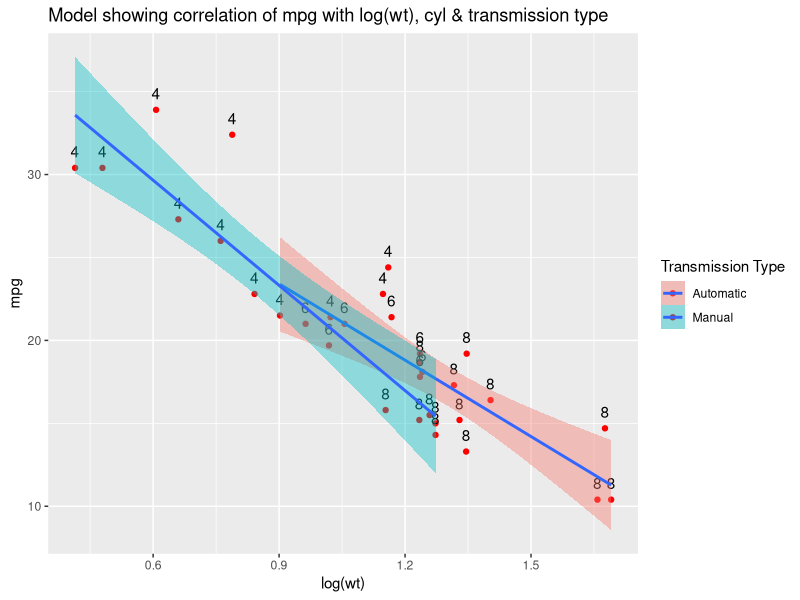
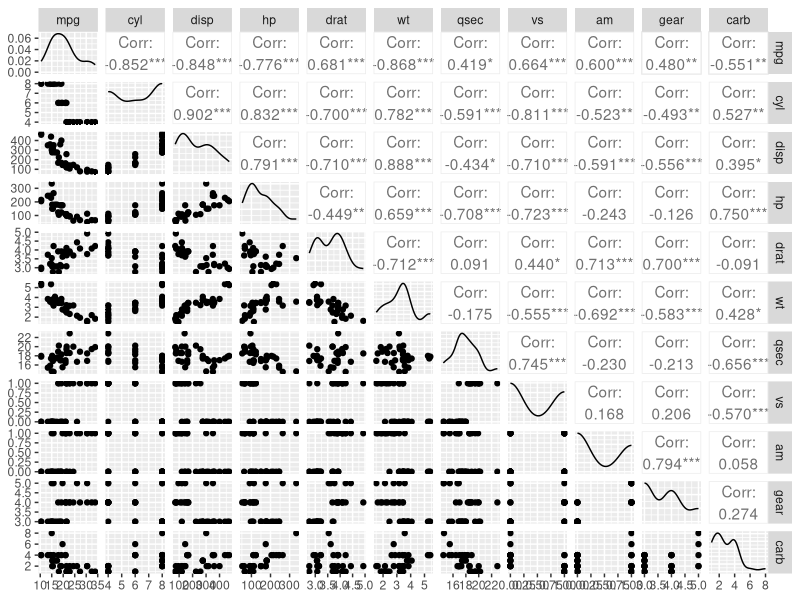
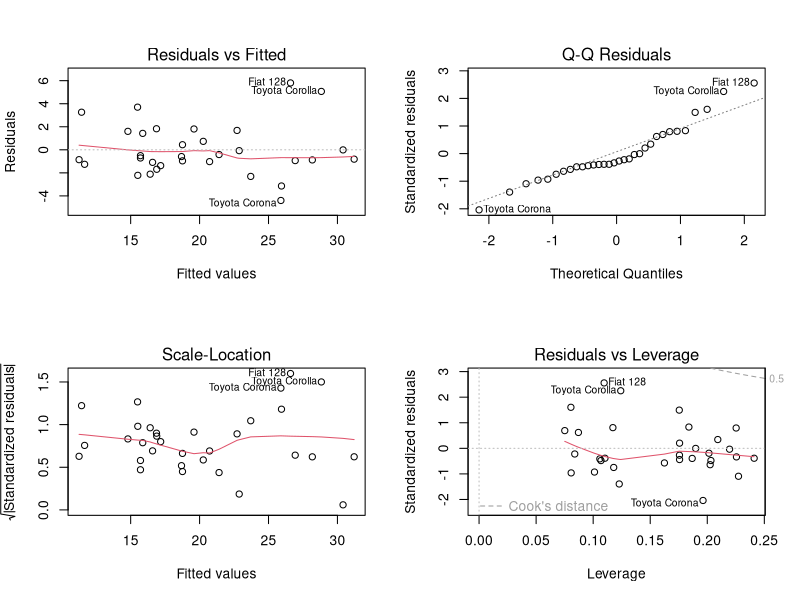

Recreate these plots in R, in order.
## ---- chunk 1
knitr::opts_chunk$set(echo = TRUE)
## ---- chunk 2
fit1<-lm(mpg~wt,data=mtcars)
fit2<-lm(mpg~wt+factor(am),data=mtcars)
fit3<-lm(mpg~wt+factor(cyl),data=mtcars)
fit4<-lm(mpg~wt+factor(am)+factor(cyl),data=mtcars)
fit5<-lm(mpg~I(log(wt))+factor(am)+factor(cyl),data=mtcars)
anova(fit1,fit2,fit3,fit4,fit5)
## ---- chunk 3
summary(fit5)$coef; confint(fit5)
## ---- chunk 4
library(ggplot2)
g<-ggplot(data=mtcars,aes(y=mpg,x=log(wt),fill=factor(am)))
g<-g+geom_point(col="red")
# g<-g+facet_grid(cyl~.)
g<-g+scale_fill_discrete(name="Transmission Type",labels=c("Automatic","Manual"))
g<-g+geom_text(aes(label=cyl),nudge_y = 1)
g<-g+ggtitle(label="Model showing correlation of mpg with log(wt), cyl & transmission type")
g<-g+geom_smooth(method="lm")
g
## ---- chunk 5
#install.packages("GGally")
require(GGally)
ggpairs(mtcars,lower=list(contenuous="smooth"))
## ---- chunk 6
fit<-lm(mpg~factor(am),data=mtcars)

summary(fit)

## ---- chunk 7
par(mfrow=c(2,2))
plot(fit5)
